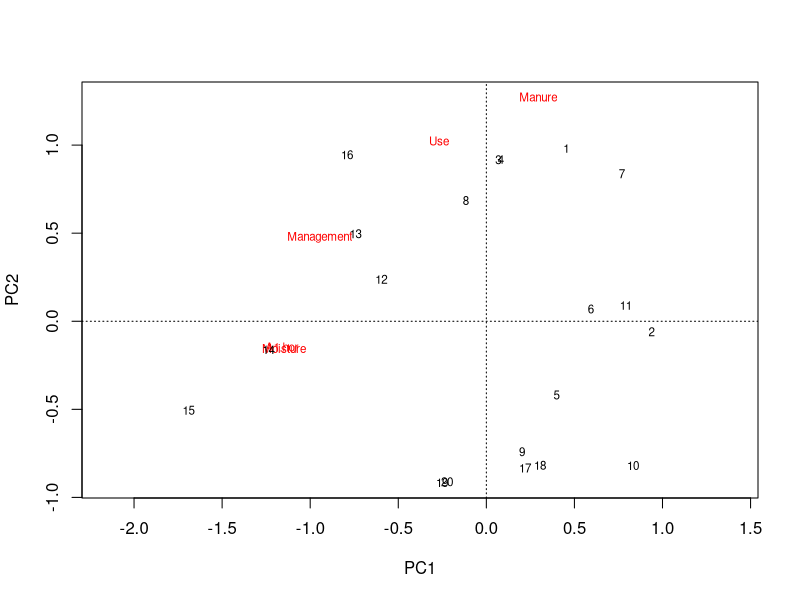
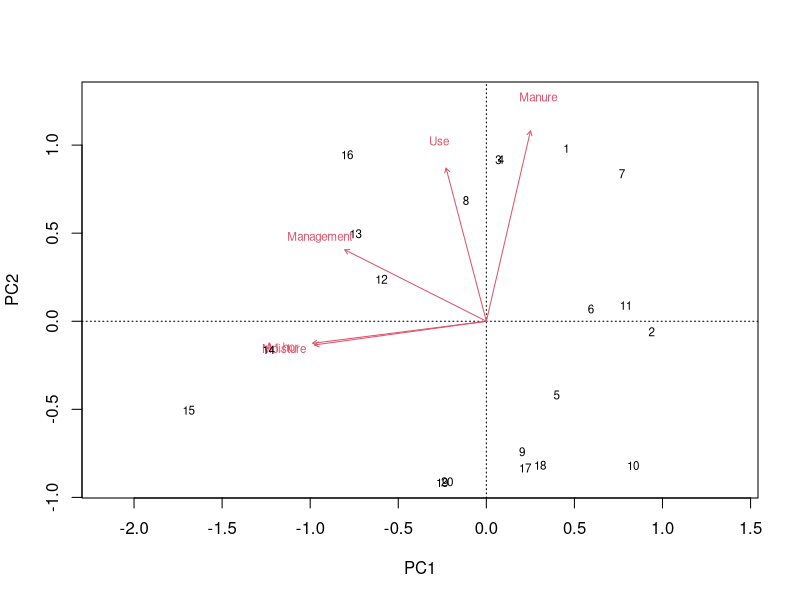
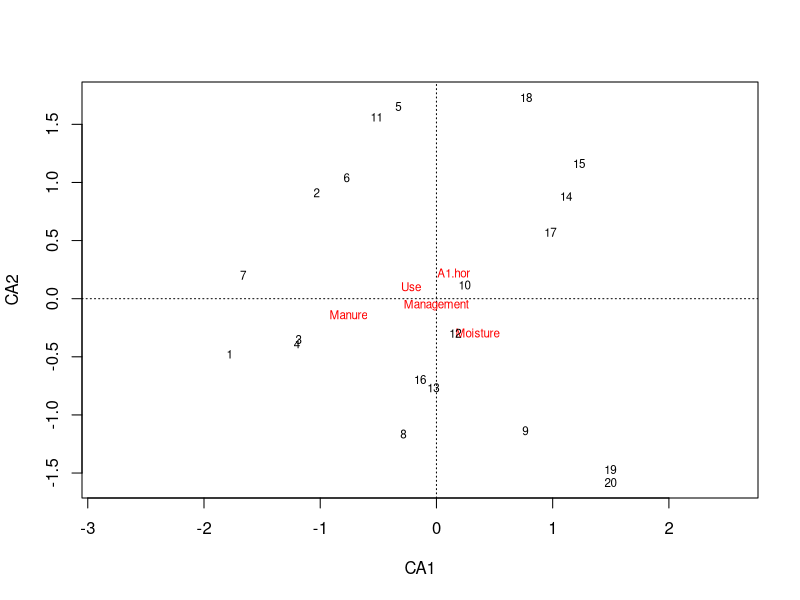
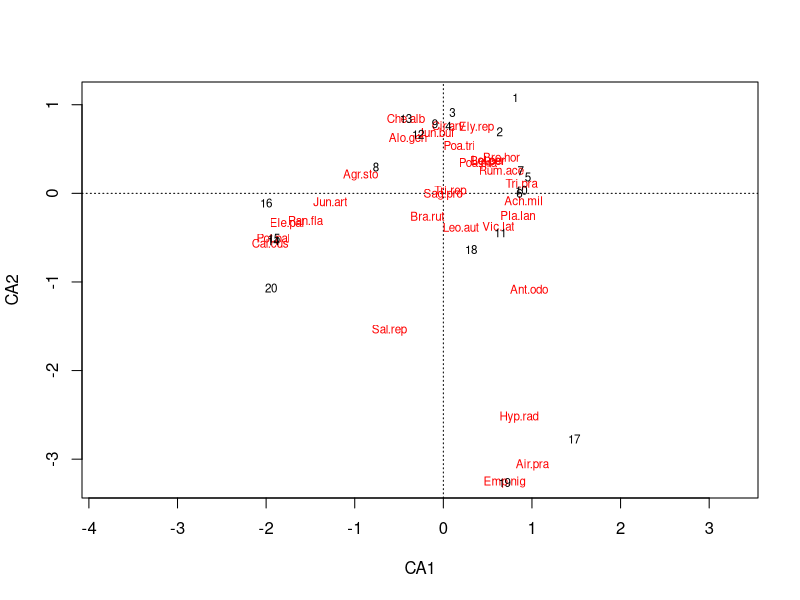
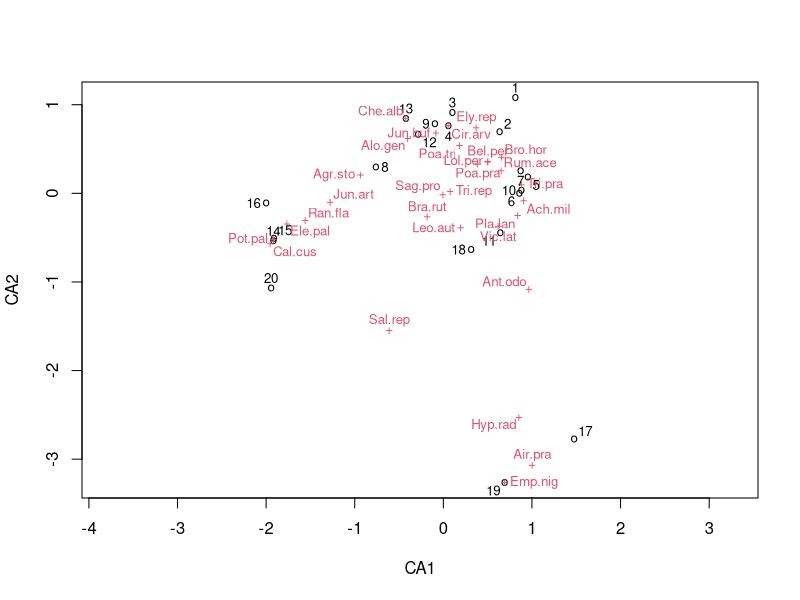

These charts were generated, in order, by the following R code: (Note: this script raises an error after producing the figures.)
#Excercise 1
library(tidyverse)
library(vegan) # Package for multivariate analyses of ecological data



setwd("/home/james/Documents/R/Multivariate_course")



##### Read data ###########################

# Read dune species dataset
dune <- read.table("Data/Data_for_R/dune.txt", sep=";",header=T,row.names=1)

# Read environmental  dataset
env<-read.table("Data/Data_for_R/env.txt", sep="\t",header=T,row.names=1)
env$Management <- as.factor(env$Management) #convert to factor
#Management factor is character but we need it to be numeric for analyses. Convert to "dummy" variables...
#note! if you are converting a factor that is numbers already you need as.numeric(as.character(x))
management <- env$Management #keep the character data in case we need it later
env$Management <- as.numeric(env$Management)



###########################################

#Question 2: Do a PCA on the environmental data related to the Dune meadow dataset

env.pca <- rda(env, scale = TRUE)
plot(env.pca)
biplot(env.pca)
env.pca

#Question 3 : Try a CA on the environmental data

#unconstrained ordination on environmental data (CA)
env.ca <- cca(env) #yes, the function is called cca instead of ca
plot(env.ca)
env.ca

#Question 4 : Do a CA-ordination on the Dune Meadow species dataset
#unconstrained ordination on species (CA)
dune.ca <- cca(dune)
plot(dune.ca)
ordipointlabel(dune.ca)#easier to read

dune.cca
